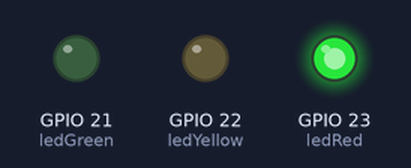
Recording of a program running on a simulated ESP32. Parts: output pins drawn as LEDs (lit = HIGH).

Above: at 0.5 s.
At 1.5 s:
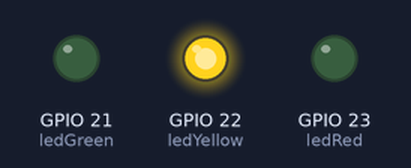
At 5.5 s:
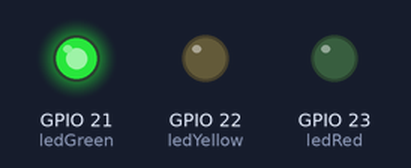
Timing chart, 0 to 6.9 s (numbered marks = the images above):
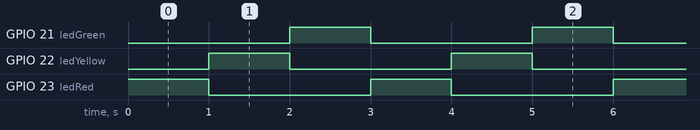

The program:

main.cpp
```cpp
#include <Arduino.h>

// Definisikan pin untuk LED
int ledRed = 23;   // LED merah
int ledYellow = 22; // LED kuning
int ledGreen = 21;  // LED hijau

void setup() {
  // Inisialisasi pin LED sebagai output
  pinMode(ledRed, OUTPUT);
  pinMode(ledYellow, OUTPUT);
  pinMode(ledGreen, OUTPUT);
}

void loop() {
  // Menyalakan LED merah
  digitalWrite(ledRed, HIGH);   // LED merah menyala
  digitalWrite(ledYellow, LOW); // LED kuning mati
  digitalWrite(ledGreen, LOW);  // LED hijau mati
  delay(1000);                  // LED merah menyala selama 1 detik

  // Menyalakan LED kuning
  digitalWrite(ledRed, LOW);    // LED merah mati
  digitalWrite(ledYellow, HIGH); // LED kuning menyala
  digitalWrite(ledGreen, LOW);  // LED hijau mati
  delay(1000);                  // LED kuning menyala selama 1 detik

  // Menyalakan LED hijau
  digitalWrite(ledRed, LOW);    // LED merah mati
  digitalWrite(ledYellow, LOW); // LED kuning mati
  digitalWrite(ledGreen, HIGH); // LED hijau menyala
  delay(1000);                  // LED hijau menyala selama 1 detik
}
```

Measured:
- by itself, GPIO 21 (ledGreen), GPIO 22 (ledYellow), GPIO 23 (ledRed): alternates HIGH for 1.0 s and LOW for 2.0 s
- by itself, everything shown: repeats every 3.0 s, in 3 steps
